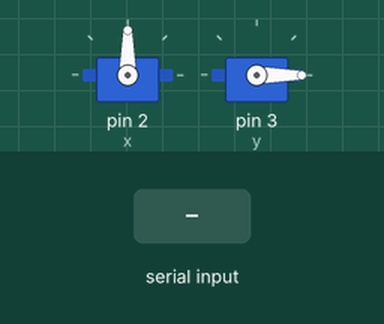
This sketch was run on a simulated Arduino Uno, built with avr-gcc and run on an emulated ATmega328P. Shown: 2 × servo. Inputs (shaded band) come from the test bench.

Above: at 1.2 s.
1.3 s: "90,45\n" received over Serial
At 2.4 s:
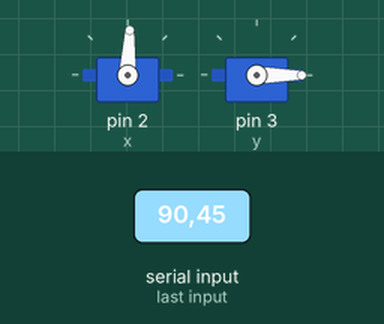
2.8 s: "30,150\n" received over Serial
At 3.6 s:
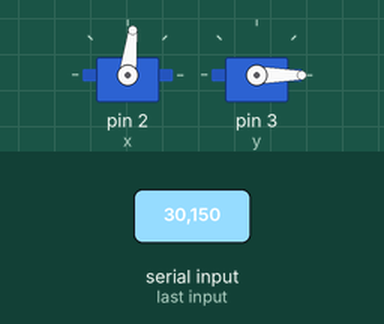
4.3 s: "1,90,45\n" received over Serial
At 4.7 s:
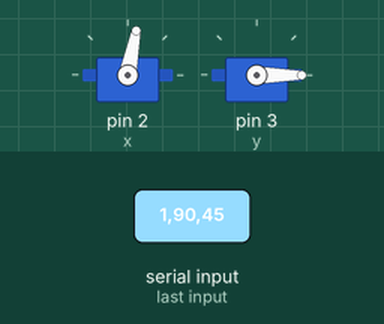
Timing chart, 0 to 7.3 s (numbered marks = the images above; inputs shaded):
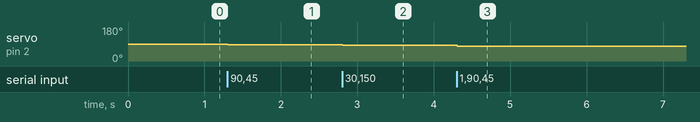

The sketch:

servoControl.ino
```cpp
#include<Servo.h>

Servo x, y;

const int width = 640, height = 480;  // total resolution of the video
float xpos = 90, ypos = 0;  // initial positions of both Servos
void setup() {

  /* BAUD RATE */
  Serial.begin(9600);

  /* Servo Pins */
  x.attach(2); // Left Right
  y.attach(3); // Up Down

  /* Initial Camera Position */
  x.write(xpos);
  y.write(ypos);
}
const double angle = .5;   // degree of increment or decrement

void loop() {
  if (Serial.available() > 0)
  {
    int x_mid, y_mid;

    if (Serial.read() == 'X')
    {
      x_mid = Serial.parseInt();  // read center x-coordinate
      if (Serial.read() == 'Y')
      y_mid = Serial.parseInt(); // read center y-coordinate
    }

    /* Makes x_mid and y_mid fit into width and height of middle square */
    if (x_mid > width / 2 + 30)
      xpos += angle;
    if (x_mid < width / 2 - 30)
      xpos -= angle;
    if (y_mid < height / 2 + 30)
      ypos += angle;
    if (y_mid > height / 2 - 30)
      ypos -= angle;

    /* Checks if servo is out of range */
    if (xpos >= 180)
      xpos = 180;
    else if (xpos <= 0)
      xpos = 0;
    if (ypos >= 180)
      ypos = 180;
    else if (ypos <= 0)
      ypos = 0;
    /* Alters Servo Positions */
    x.write(xpos);
    y.write(ypos);

  }
}
```

Measured:
- after the input at 1.3 s, servo on pin 2 (x): 90° → 87° at once
- after the input at 2.8 s, servo on pin 2 (x): 87° → 83° at once
- after the input at 4.3 s, servo on pin 2 (x): 83° → 79° at once
